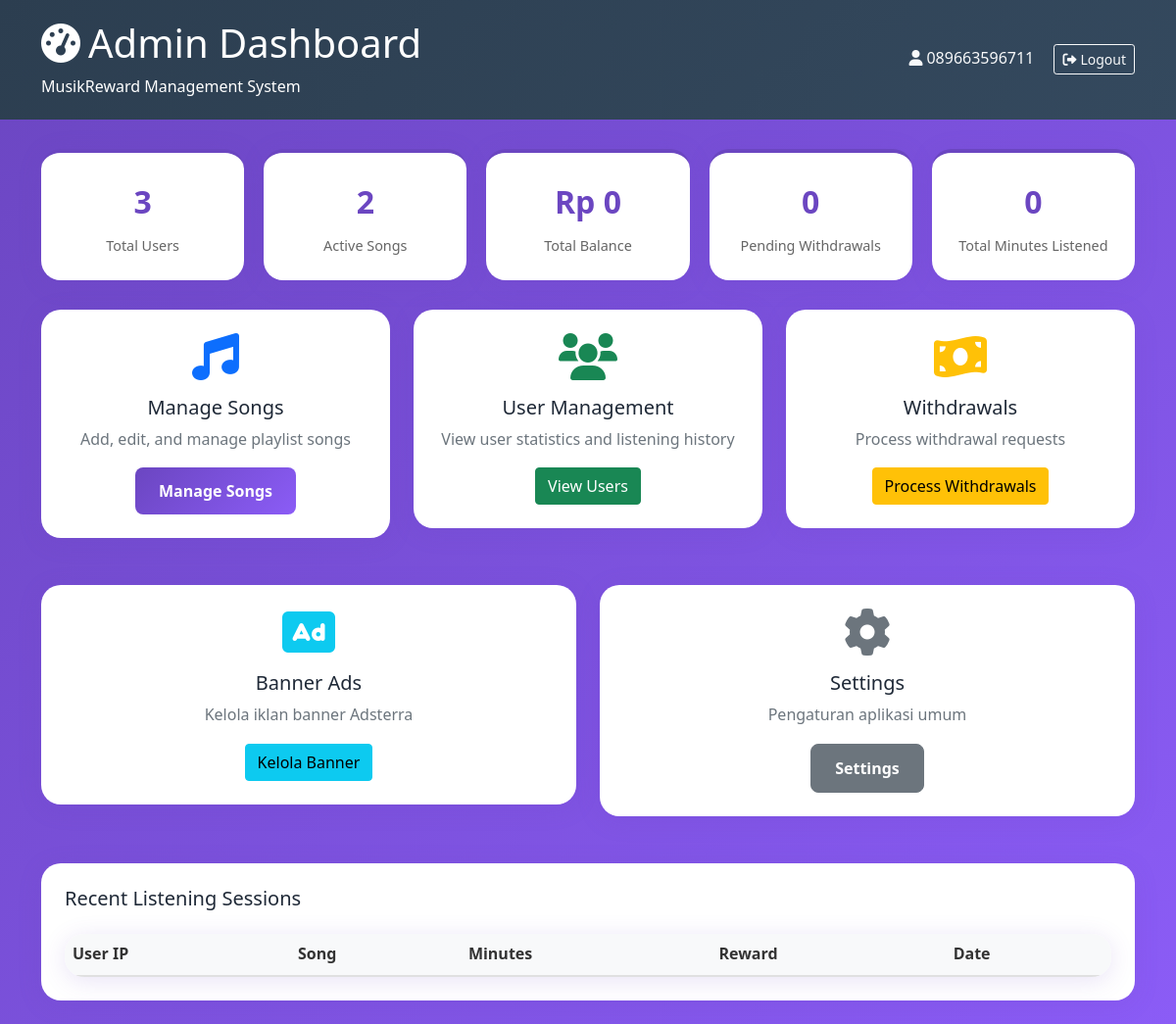
Before: /admin/index.php (signed in) with the older database file.
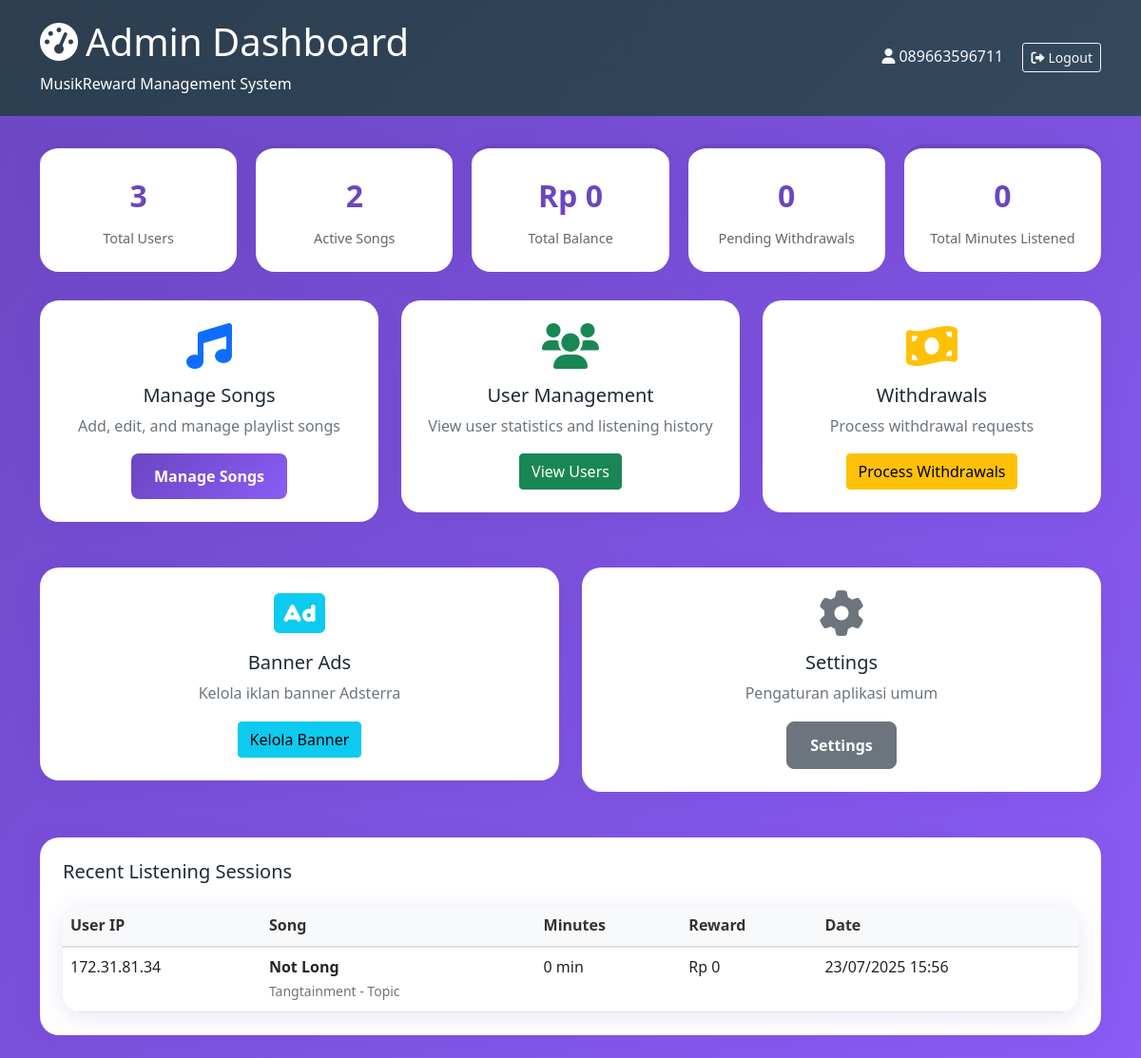
After: the same page with the newer database file.
### tables this page shows
CREATE TABLE listening_sessions (
            id INTEGER PRIMARY KEY AUTOINCREMENT,
            user_ip TEXT NOT NULL,
            song_id INTEGER NOT NULL,
            minutes_listened INTEGER DEFAULT 0,
            reward_earned REAL DEFAULT 0.00,
            completed INTEGER DEFAULT 0,
            created_at DATETIME DEFAULT CURRENT_TIMESTAMP,
            FOREIGN KEY (song_id) REFERENCES songs(id)
        );

CREATE TABLE songs (
            id INTEGER PRIMARY KEY AUTOINCREMENT,
            youtube_id TEXT NOT NULL,
            title TEXT NOT NULL,
            artist TEXT NOT NULL,
            thumbnail_url TEXT,
            duration INTEGER DEFAULT 0,
            is_active INTEGER DEFAULT 1,
            created_at DATETIME DEFAULT CURRENT_TIMESTAMP
        );

### admin/index.php (the view, shortened to what this page needs)
<?php
require_once '../config/database.php';
$stmt = $pdo->query("SELECT COUNT(*) as total_users FROM users");
$totalUsers = $stmt->fetch()['total_users'];
$stmt = $pdo->query("SELECT COUNT(*) as total_songs FROM songs WHERE is_active = 1");
$totalSongs = $stmt->fetch()['total_songs'];
$stmt = $pdo->query("SELECT SUM(balance) as total_balance FROM users");
$totalBalance = $stmt->fetch()['total_balance'] ?: 0;
$stmt = $pdo->query("SELECT COUNT(*) as pending_withdrawals FROM withdrawals WHERE status = 'pending'");
$pendingWithdrawals = $stmt->fetch()['pending_withdrawals'];
$stmt = $pdo->query("SELECT SUM(minutes_listened) as total_minutes FROM listening_sessions");
$totalMinutes = $stmt->fetch()['total_minutes'] ?: 0;
?>
<!DOCTYPE html>
<html lang="id">
<head>
    <link href="https://cdn.jsdelivr.net/npm/bootstrap@5.1.3/dist/css/bootstrap.min.css" rel="stylesheet">
    <link href="https://cdnjs.cloudflare.com/ajax/libs/font-awesome/6.0.0/css/all.min.css" rel="stylesheet">
    <link href="../assets/css/style.css" rel="stylesheet">
</head>
<body>
    <div class="admin-header">
        <div class="container">
            <div class="d-flex justify-content-between align-items-center">
                <div>
                    <h1><i class="fas fa-tachometer-alt me-2"></i>Admin Dashboard</h1>
                    <p class="mb-0">MusikReward Management System</p>
                </div>
                <div>
                    <span class="text-light me-3">
                        <i class="fas fa-user me-1"></i><?= htmlspecialchars($_SESSION['admin_username']) ?>
                    </span>
                    <a href="?logout=1" class="btn btn-outline-light btn-sm">
                        <i class="fas fa-sign-out-alt me-1"></i>Logout
                    </a>
                </div>
            </div>
        </div>
    </div>
    <div class="container">
        <div class="stats-grid">
            <div class="stat-card">
                <div class="stat-number"><?= number_format($totalUsers) ?></div>
                <div class="stat-label">Total Users</div>
            </div>
            <div class="stat-card">
                <div class="stat-number"><?= number_format($totalSongs) ?></div>
                <div class="stat-label">Active Songs</div>
            </div>
            <div class="stat-card">
                <div class="stat-number">Rp <?= number_format($totalBalance, 0, ',', '.') ?></div>
                <div class="stat-label">Total Balance</div>
            </div>
            <div class="stat-card">
                <div class="stat-number"><?= number_format($pendingWithdrawals) ?></div>
                <div class="stat-label">Pending Withdrawals</div>
            </div>
            <div class="stat-card">
                <div class="stat-number"><?= number_format($totalMinutes) ?></div>
                <div class="stat-label">Total Minutes Listened</div>
            </div>
        </div>
        <div class="row">
            <div class="col-md-4 mb-4">
                <div class="admin-card text-center">
                    <i class="fas fa-music text-primary mb-3" style="font-size: 3rem;"></i>
                    <h5>Manage Songs</h5>
                    <p class="text-muted">Add, edit, and manage playlist songs</p>
                    <a href="songs.php" class="btn btn-primary">Manage Songs</a>
                </div>
            </div>
            <div class="col-md-4 mb-4">
                <div class="admin-card text-center">
                    <i class="fas fa-users text-success mb-3" style="font-size: 3rem;"></i>
                    <h5>User Management</h5>
                    <p class="text-muted">View user statistics and listening history</p>
                    <a href="users.php" class="btn btn-success">View Users</a>
                </div>
            </div>
            <div class="col-md-4 mb-4">
                <div class="admin-card text-center">
                    <i class="fas fa-money-bill-wave text-warning mb-3" style="font-size: 3rem;"></i>
                    <h5>Withdrawals</h5>
                    <p class="text-muted">Process withdrawal requests</p>
                    <a href="withdrawals.php" class="btn btn-warning">Process Withdrawals</a>
                </div>
            </div>
        </div>
        <div class="row">
            <div class="col-md-6 mb-4">
                <div class="admin-card text-center">
                    <i class="fas fa-ad text-info mb-3" style="font-size: 3rem;"></i>
                    <h5>Banner Ads</h5>
                    <p class="text-muted">Kelola iklan banner Adsterra</p>
                    <a href="banner_ads.php" class="btn btn-info">Kelola Banner</a>
                </div>
            </div>
            <div class="col-md-6 mb-4">
                <div class="admin-card text-center">
                    <i class="fas fa-cog text-secondary mb-3" style="font-size: 3rem;"></i>
                    <h5>Settings</h5>
                    <p class="text-muted">Pengaturan aplikasi umum</p>
                    <a href="#" class="btn btn-secondary">Settings</a>
                </div>
            </div>
        </div>
        <div class="admin-card">
            <h5 class="mb-4">Recent Listening Sessions</h5>
            <div class="table-responsive">
                <table class="table">
                    <thead>
                        <tr>
                            <th>User IP</th>
                            <th>Song</th>
                            <th>Minutes</th>
                            <th>Reward</th>
                            <th>Date</th>
                        </tr>
                    </thead>
                    <tbody>
                        <?php
                        $stmt = $pdo->query("
                            SELECT ls.*, s.title, s.artist
                            FROM listening_sessions ls
                            JOIN songs s ON ls.song_id = s.id
                            ORDER BY ls.created_at DESC
                            LIMIT 10
                        ");
                        $sessions = $stmt->fetchAll();
                        foreach ($sessions as $session): ?>
                        <tr>
                            <td><?= htmlspecialchars($session['user_ip']) ?></td>
                            <td>
                                <strong><?= htmlspecialchars($session['title']) ?></strong><br>
                                <small class="text-muted"><?= htmlspecialchars($session['artist']) ?></small>
                            </td>
                            <td><?= $session['minutes_listened'] ?> min</td>
                            <td>Rp <?= number_format($session['reward_earned'], 0, ',', '.') ?></td>
                            <td><?= date('d/m/Y H:i', strtotime($session['created_at'])) ?></td>
                        </tr>
                        <?php endforeach; ?>
                    </tbody>
                </table>
            </div>
        </div>
    </div>
</body>
</html>

### assets/css/style.css (style rules this page uses)
:root { --primary-color: #6B46C1; --secondary-color: #8B5CF6; --tertiary-color: #3B82F6; --accent-color: #92400E; --success-color: #10B981; --background-color: #F8FAFC; --wave-gradient: linear-gradient(135deg, #6B46C1 0%, #8B5CF6 25%, #3B82F6 50%, #92400E 75%, #6B46C1 100%); --card-shadow: 0 4px 25px rgba(107, 70, 193, 0.15); --border-radius: 20px; }
* { margin: 0; padding: 0; box-sizing: border-box; }
body { font-family: 'Segoe UI', Tahoma, Geneva, Verdana, sans-serif; background: var(--wave-gradient); background-size: 400% 400%; animation: waveAnimation 15s ease-in-out infinite; line-height: 1.6; color: #1F2937; min-height: 100vh; }
.btn-primary { background: linear-gradient(135deg, var(--primary-color), var(--secondary-color)); border: none; border-radius: 8px; padding: 12px 24px; font-weight: 600; transition: all 0.3s ease; }
.btn-secondary { border-radius: 8px; padding: 12px 24px; font-weight: 600; }
.admin-header { background: linear-gradient(135deg, #2C3E50, #34495E); color: white; padding: 20px; margin-bottom: 30px; }
.admin-card { background: white; border-radius: var(--border-radius); box-shadow: var(--card-shadow); padding: 24px; margin-bottom: 24px; }
.stats-grid { display: grid; grid-template-columns: repeat(auto-fit, minmax(200px, 1fr)); gap: 20px; margin-bottom: 30px; }
.stat-card { background: white; border-radius: var(--border-radius); padding: 24px; text-align: center; box-shadow: var(--card-shadow); border-top: 4px solid var(--primary-color); }
.stat-number { font-size: 2rem; font-weight: bold; color: var(--primary-color); margin-bottom: 8px; }
.stat-label { color: #666; font-size: 0.9rem; }
.table-responsive { border-radius: var(--border-radius); overflow: hidden; box-shadow: var(--card-shadow); }
.table { margin-bottom: 0; }
.table thead th { background-color: #F8F9FA; border-bottom: 2px solid #E0E0E0; font-weight: 600; color: #333; }

Changed rows visible on the page:
added listening_sessions: user_ip "172.31.81.34", song.title "Not Long", song.artist "Tangtainment - Topic", minutes_listened "0", reward_earned "0", created_at "23/07/2025 15:56"
